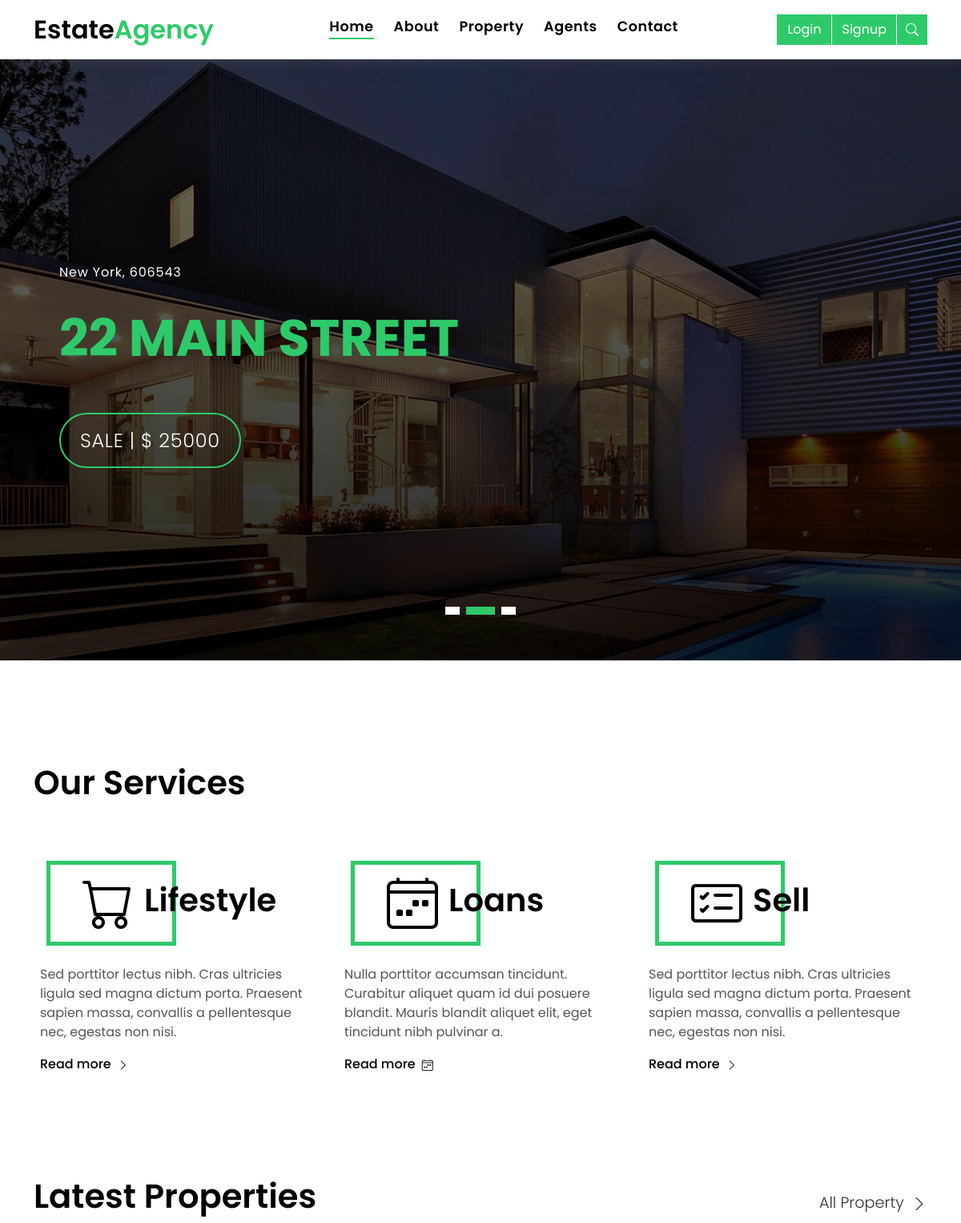
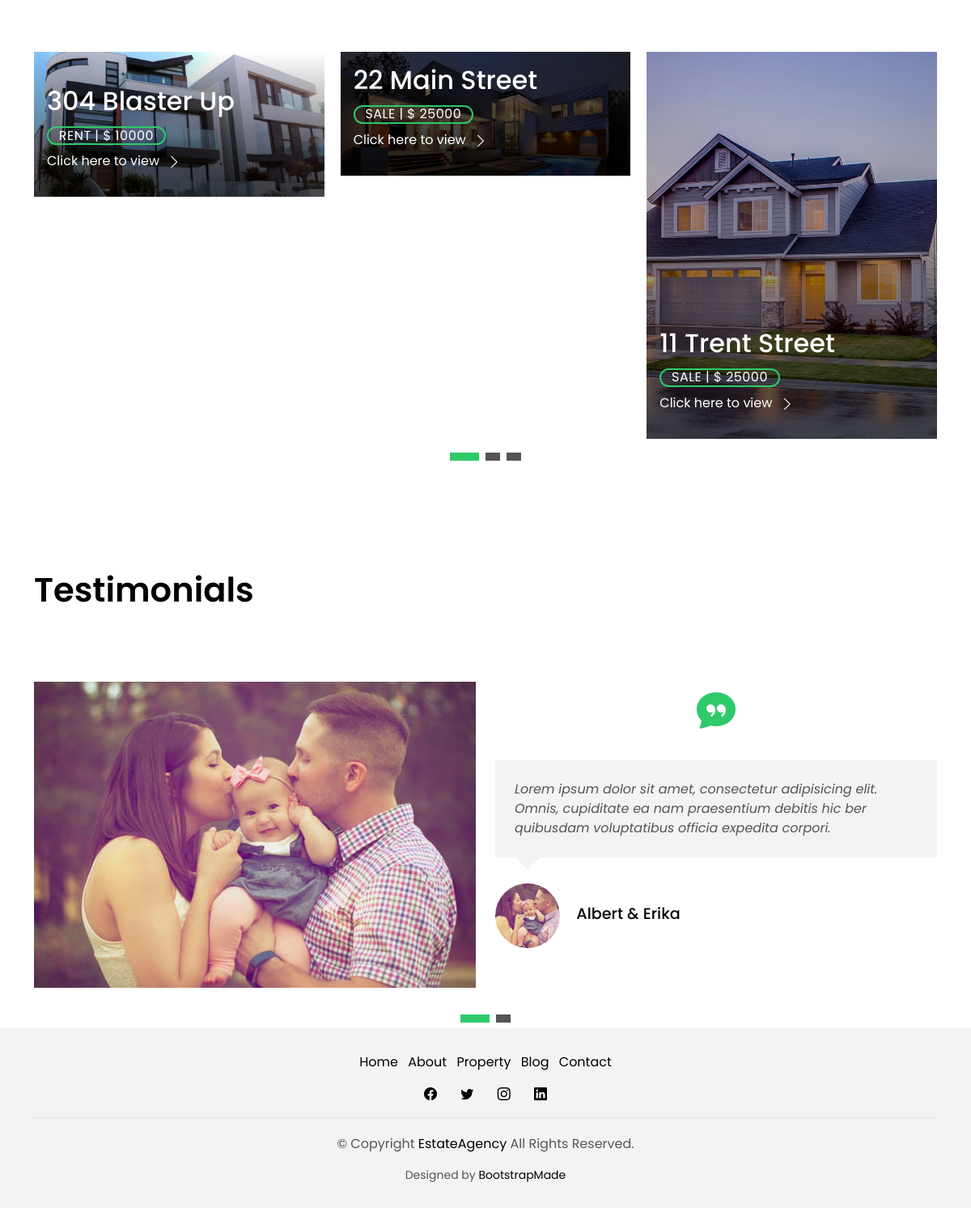
The page / on the database its author committed (2 pictures, top to bottom).
### properties/models.py (models this page shows, shortened)
class Property(models.Model):
    class Meta:
        verbose_name_plural = 'Properties'
    class PropertyType(models.TextChoices):
        AGRICULTURAL = 'agricultural', 'Agricultural'
        COMMERCIAL = 'commercial', 'Commercial'
        INDUSTRIAL = 'industrial', 'Industrial'
        RESIDENTIAL = 'residential', 'Residential'
        SPECIAL_USE = 'special use', 'Special Use'
    class Status(models.TextChoices):
        RENT = 'rent', 'Rent'
        SALE = 'sale', 'Sale'
    agent = models.ForeignKey(
        Agent, on_delete=models.CASCADE, null=True)
    address = models.CharField(max_length=200, unique=True)
    city = models.CharField(max_length=10)
    country = models.CharField(max_length=10)
    zipcode = models.CharField(max_length=10)
    description = models.TextField()
    price = models.CharField(max_length=20)
    beds = models.IntegerField()
    baths = models.IntegerField()
    garage = models.IntegerField()
    area = models.IntegerField()
    property_picture = models.ImageField(upload_to='images/property_images')
    video = models.FileField(
        upload_to='videos/property_videos/', null=True, blank=True)
    property_type = models.CharField(
        'PropertyType', max_length=30, choices=PropertyType.choices, default=PropertyType.RESIDENTIAL)
    status = models.CharField('Status', max_length=10,
                              choices=Status.choices, default=Status.SALE)
    slug = AutoSlugField(unique=True, always_update=True,
                         populate_from='address')
    date_created = models.DateTimeField(auto_now_add=True)
    date_modified = models.DateTimeField(auto_now=True)
    @property
    def image_url(self):
        try:
            image = self.property_picture.url
        except:
            image = ''
        return image

### general/views.py (the view)
# urls.py: path('', views.app_homepage, name='home'),
def app_homepage(request):
    agents = Agent.objects.all()
    properties = Property.objects.all().order_by('date_created')
    properties_slider = properties[0:3]
    context = {
        'agents': agents,
        'properties': properties,
        'properties_slider': properties_slider,
    }
    return render(request, 'index.html', context)

### templates/index.html (shortened to what this page needs)
{% extends 'base.html' %}
{% load static %}
{% block content %}
  <div class="intro intro-carousel swiper-container position-relative">
    <div class="swiper-wrapper">
      {% for property in properties_slider %}
      <div class="swiper-slide carousel-item-a intro-item bg-image" style="background-image: url('{{ property.image_url }}')">
        <div class="overlay overlay-a"></div>
        <div class="intro-content display-table">
          <div class="table-cell">
            <div class="container">
              <div class="row">
                <div class="col-lg-8">
                  <div class="intro-body">
                    <p class="intro-title-top">{{property.city}}, {{ property.zipcode }}</p>
                    <h1 class="intro-title mb-4">
                      <span class="color-b">{{ property.address }}
                    </h1>
                    <p class="intro-subtitle intro-price">
                      <a href="{% url 'properties:property-detail' property.slug %}"><span class="price-a">{{ property.status }} | $ {{ property.price }}</span></a>
                    </p>
                  </div>
                </div>
              </div>
            </div>
          </div>
        </div>
      </div>
      {% endfor %}
    </div>
    <div class="swiper-pagination"></div>
  </div>
  <main id="main">
    <section class="section-services section-t8">
      <div class="container">
        <div class="row">
          <div class="col-md-12">
            <div class="title-wrap d-flex justify-content-between">
              <div class="title-box">
                <h2 class="title-a">Our Services</h2>
              </div>
            </div>
          </div>
        </div>
        <div class="row">
          <div class="col-md-4">
            <div class="card-box-c foo">
              <div class="card-header-c d-flex">
                <div class="card-box-ico">
                  <span class="bi bi-cart"></span>
                </div>
                <div class="card-title-c align-self-center">
                  <h2 class="title-c">Lifestyle</h2>
                </div>
              </div>
              <div class="card-body-c">
                <p class="content-c">
                  Sed porttitor lectus nibh. Cras ultricies ligula sed magna dictum porta. Praesent sapien massa,
                  convallis a pellentesque
                  nec, egestas non nisi.
                </p>
              </div>
              <div class="card-footer-c">
                <a href="#" class="link-c link-icon">Read more
                  <span class="bi bi-chevron-right"></span>
                </a>
              </div>
            </div>
          </div>
          <div class="col-md-4">
            <div class="card-box-c foo">
              <div class="card-header-c d-flex">
                <div class="card-box-ico">
                  <span class="bi bi-calendar4-week"></span>
                </div>
                <div class="card-title-c align-self-center">
                  <h2 class="title-c">Loans</h2>
                </div>
              </div>
              <div class="card-body-c">
                <p class="content-c">
                  Nulla porttitor accumsan tincidunt. Curabitur aliquet quam id dui posuere blandit. Mauris blandit
                  aliquet elit, eget tincidunt
                  nibh pulvinar a.
                </p>
              </div>
              <div class="card-footer-c">
                <a href="#" class="link-c link-icon">Read more
                  <span class="bi bi-calendar4-week"></span>
                </a>
              </div>
            </div>
          </div>
          <div class="col-md-4">
            <div class="card-box-c foo">
              <div class="card-header-c d-flex">
                <div class="card-box-ico">
                  <span class="bi bi-card-checklist"></span>
                </div>
                <div class="card-title-c align-self-center">
                  <h2 class="title-c">Sell</h2>
                </div>
              </div>
              <div class="card-body-c">
                <p class="content-c">
                  Sed porttitor lectus nibh. Cras ultricies ligula sed magna dictum porta. Praesent sapien massa,
                  convallis a pellentesque
                  nec, egestas non nisi.
                </p>
              </div>
              <div class="card-footer-c">
                <a href="#" class="link-c link-icon">Read more
                  <span class="bi bi-chevron-right"></span>
                </a>
              </div>
            </div>
          </div>
        </div>
      </div>
    </section>
    <section class="section-property section-t8">
      <div class="container">
        <div class="row">
          <div class="col-md-12">
            <div class="title-wrap d-flex justify-content-between">
              <div class="title-box">
                <h2 class="title-a">Latest Properties</h2>
              </div>
              <div class="title-link">
                <a href="{% url 'properties:property-list' %}">All Property
                  <span class="bi bi-chevron-right"></span>
                </a>
              </div>
            </div>
          </div>
        </div>
        <div id="property-carousel" class="swiper-container">
          <div class="swiper-wrapper">
            {% for property in properties %}
            <div class="carousel-item-b swiper-slide">
              <div class="card-box-a card-shadow">
                <div class="img-box-a">
                  <img src="{{ property.image_url }}" alt="" class="img-a img-fluid">
                </div>
                <div class="card-overlay">
                  <div class="card-overlay-a-content">
                    <div class="card-header-a">
                      <h2 class="card-title-a">
                        <a href="{% url 'properties:property-detail' property.slug %}">{{ property.address }}</a>
                      </h2>
                    </div>
                    <div class="card-body-a">
                      <div class="price-box d-flex">
                        <span class="price-a">{{ property.status }} | $ {{ property.price }}</span>
                      </div>
                      <a href="{% url 'properties:property-detail' property.slug %}" class="link-a">Click here to view
                        <span class="bi bi-chevron-right"></span>
                      </a>
                    </div>
                  </div>
                </div>
              </div>
            </div>
            {% endfor %}
          </div>
        </div>
        <div class="propery-carousel-pagination carousel-pagination"></div>
      </div>
    </section>
    <section class="section-testimonials section-t8 nav-arrow-a">
      <div class="container">
        <div class="row">
          <div class="col-md-12">
            <div class="title-wrap d-flex justify-content-between">
              <div class="title-box">
                <h2 class="title-a">Testimonials</h2>
              </div>
            </div>
          </div>
        </div>
        <div id="testimonial-carousel" class="swiper-container">
          <div class="swiper-wrapper">
            <div class="carousel-item-a swiper-slide">
              <div class="testimonials-box">
                <div class="row">
                  <div class="col-sm-12 col-md-6">
                    <div class="testimonial-img">
                      <img src="{% static 'img/testimonial-1.jpg' %}" alt="" class="img-fluid">
                    </div>
                  </div>
                  <div class="col-sm-12 col-md-6">
                    <div class="testimonial-ico">
                      <i class="bi bi-chat-quote-fill"></i>
                    </div>
                    <div class="testimonials-content">
                      <p class="testimonial-text">
                        Lorem ipsum dolor sit amet, consectetur adipisicing elit. Omnis, cupiditate ea nam praesentium
                        debitis hic ber quibusdam
                        voluptatibus officia expedita corpori.
                      </p>
                    </div>
                    <div class="testimonial-author-box">
                      <img src="{% static 'img/mini-testimonial-1.jpg' %}" alt="" class="testimonial-avatar">
                      <h5 class="testimonial-author">Albert & Erika</h5>
                    </div>
                  </div>
                </div>
              </div>
            </div>
            <div class="carousel-item-a swiper-slide">
              <div class="testimonials-box">
                <div class="row">
                  <div class="col-sm-12 col-md-6">
                  </div>
                  <div class="col-sm-12 col-md-6">
                  </div>
                </div>
              </div>
            </div>
          </div>
        </div>
        <div class="testimonial-carousel-pagination carousel-pagination"></div>
      </div>
    </section>
  </main>
{% endblock content %}

### rows shown on the page
Property: image_url (picture), city "New York", zipcode "606543", address "22 MAIN STREET", status "SALE", price "25000", address "22 Main Street"
Property: image_url (picture), address "304 Blaster Up", status "RENT", price "10000"
Property: image_url (picture), address "11 Trent Street", status "SALE", price "25000"
